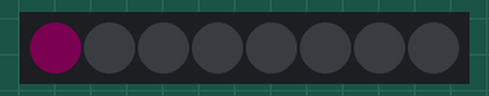
Simulated run of this sketch. Board: Arduino Uno, built with avr-gcc and run on an emulated ATmega328P. Parts: 8 RGB LEDs in strip order, left to right. Dim RGB values are drawn brighter than linear; random numbers use the default seed unless the sketch sets one.

Above: at 2.99 s.
At 8.9 s:
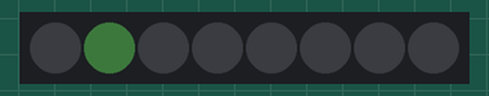
At 12.79 s:
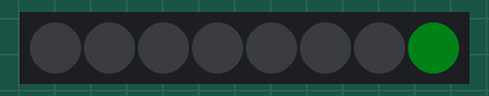
At 17.17 s:
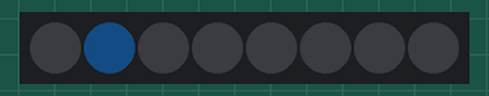
At 19.81 s:
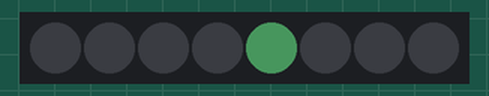
At 31.29 s:
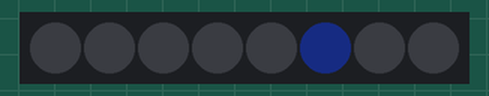
Timing chart, 0 to 40.0 s (numbered marks = the images above):
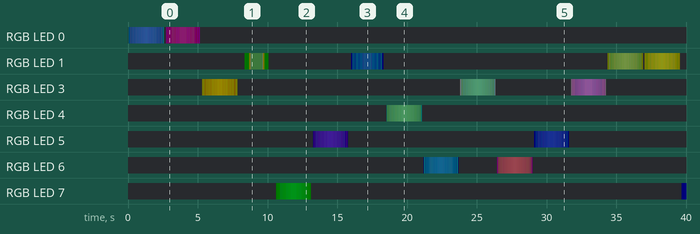

The sketch:

randoblinko.ino
```cpp
#include <Adafruit_NeoPixel.h>
#ifdef __AVR__
 #include <avr/power.h>
#endif

#define LED_PIN   6

#define LED_COUNT   8

Adafruit_NeoPixel strip(LED_COUNT, LED_PIN, NEO_GRB + NEO_KHZ800);

void setup() {
  // put your setup code here, to run once:
  strip.begin();
  strip.show();
  strip.setBrightness(25);

  randomSeed(analogRead(0));
}

void loop() {
  // put your main code here, to run repeatedly:
  randomColor(50);


}

  void randomColor(int speed){
    // have the first pixel go from 0 to 25 brightness of a
    // random color, do 2 quick blinks before moving to the next
    // pixel. Once this gets to the last pixel, slowley 0 to 25
    // brightness of all the pixels with their prevously assigned
    // random colors. each color will need 3 numbers from 0 to 255
    // inclsive.

     int randoPixel = random(0, 8);
     int randoRed = random(0, 256);
     int randoGreen = random(0, 256);
     int randoBlue = random(0, 256);

     for (int i = 0; i <= LED_COUNT; i++){
      strip.setPixelColor(i, 0, 0, 0);
     }

     int maxBrightness = 25;

     for (int i = 0; i <= maxBrightness; i++){
      strip.setBrightness(i);
      strip.setPixelColor(randoPixel, randoRed, randoGreen, randoBlue);
      strip.show();
      delay(speed);
     }

     for (int i = maxBrightness; i >= 0; i--){
      strip.setBrightness(i);
      strip.setPixelColor(randoPixel, randoRed, randoGreen, randoBlue);
      strip.show();
      delay(speed);
     }

    delay(10);
  }
```
